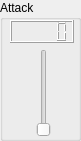
              <widget class="QGroupBox" name="filterAttackBox">
               <property name="minimumSize">
                <size>
                 <width>81</width>
                 <height>141</height>
                </size>
               </property>
               <property name="maximumSize">
                <size>
                 <width>81</width>
                 <height>141</height>
                </size>
               </property>
               <property name="title">
                <string>Attack</string>
               </property>
               <widget class="QWidget" name="layoutWidget_8">
                <property name="geometry">
                 <rect>
                  <x>10</x>
                  <y>20</y>
                  <width>66</width>
                  <height>117</height>
                 </rect>
                </property>
                <layout class="QVBoxLayout" name="verticalLayout_31">
                 <item>
                  <widget class="QLCDNumber" name="filterAttackLCD">
                   <property name="maximumSize">
                    <size>
                     <width>64</width>
                     <height>23</height>
                    </size>
                   </property>
                  </widget>
                 </item>
                 <item>
                  <layout class="QHBoxLayout" name="horizontalLayout_16">
                   <item>
                    <spacer name="horizontalSpacer_21">
                     <property name="orientation">
                      <enum>Qt::Horizontal</enum>
                     </property>
                     <property name="sizeHint" stdset="0">
                      <size>
                       <width>18</width>
                       <height>20</height>
                      </size>
                     </property>
                    </spacer>
                   </item>
                   <item>
                    <widget class="QSlider" name="filterAttackSlider">
                     <property name="orientation">
                      <enum>Qt::Vertical</enum>
                     </property>
                    </widget>
                   </item>
                   <item>
                    <spacer name="horizontalSpacer_22">
                     <property name="orientation">
                      <enum>Qt::Horizontal</enum>
                     </property>
                     <property name="sizeHint" stdset="0">
                      <size>
                       <width>18</width>
                       <height>20</height>
                      </size>
                     </property>
                    </spacer>
                   </item>
                  </layout>
                 </item>
                </layout>
               </widget>
              </widget>
